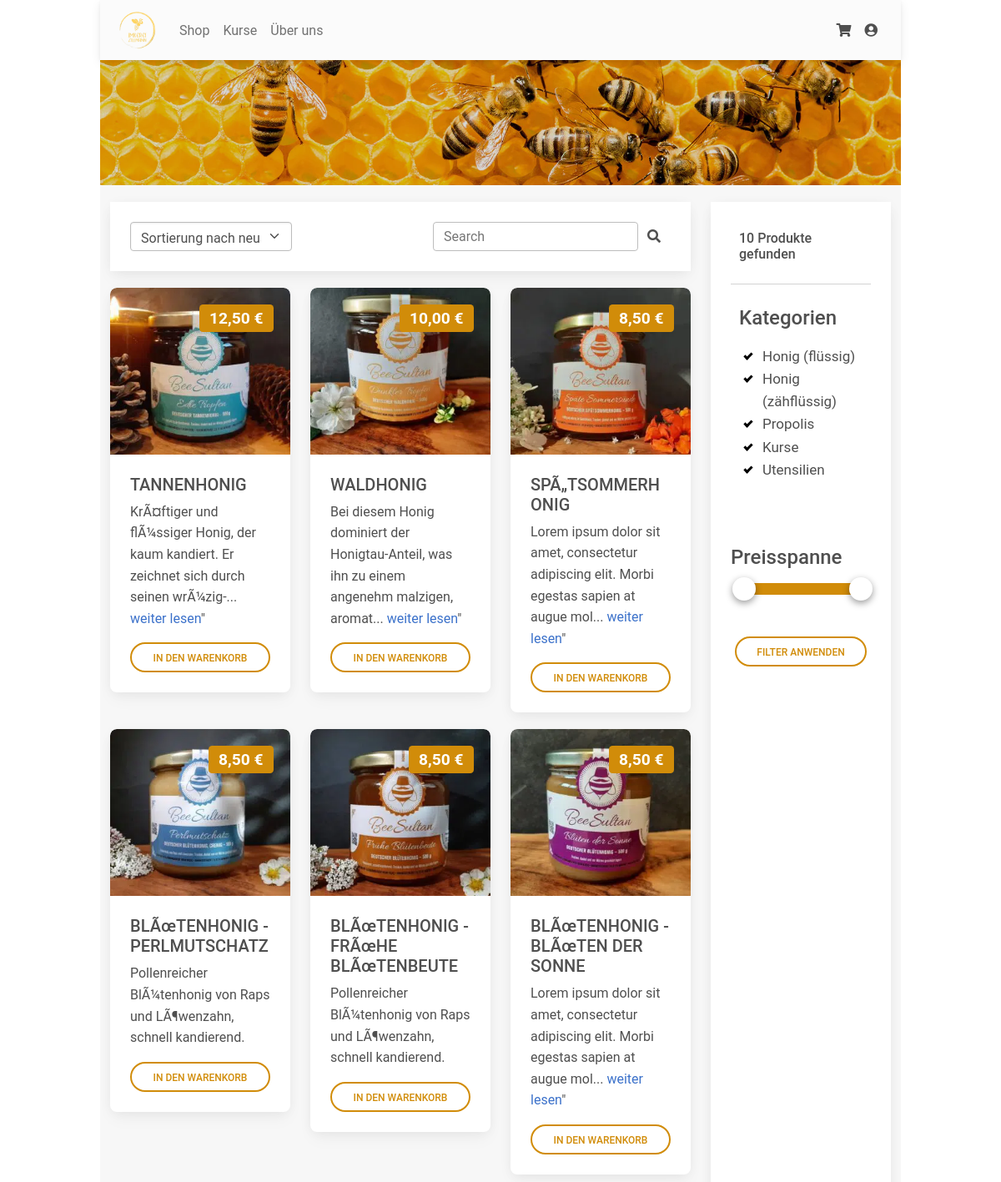
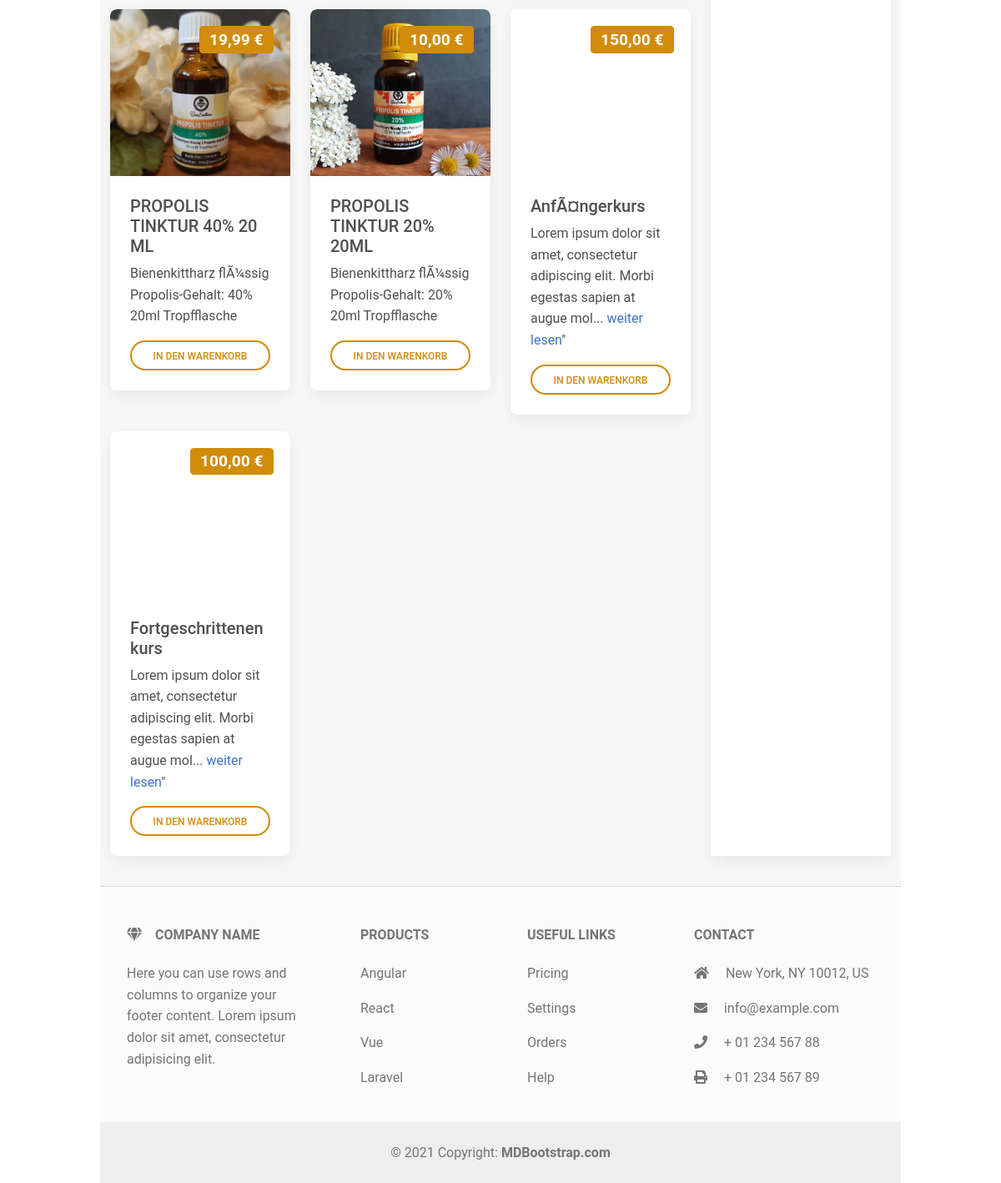
Page /shop on the committed database (2 pictures, top to bottom).
### tables this page shows
CREATE TABLE product (
          product_id INTEGER PRIMARY KEY,
          name VARCHAR(255),
          description VARCHAR(255),
          product_category_id INTEGER,
          quantity_g INTEGER,
          price REAL,
          amount_in_stock INTEGER,
          creation_timestamp TIMESTAMP NOT NULL DEFAULT CURRENT_TIMESTAMP,
          FOREIGN KEY(product_category_id) REFERENCES product_category(product_category_id)
        );

CREATE TABLE product_category (
          product_category_id INTEGER PRIMARY KEY,
          description VARCHAR(255)
        );

### app.py (the view)
@app.route('/shop')
def shop():
    order = request.args.get('orderBy', default="newest", type=str)  # newest, oldest, price_asc, price_desc
    search = request.args.get('search', default="", type=str)
    selected_categories = request.args.get('categories', default="", type=str)
    price = request.args.get('price', default="", type=str)
    highest_price = get_highest_product_price()
    min_value = 0
    max_value = highest_price
    if price != "":
        prices = price.split("+")
        min_value = int(prices[0])
        max_value = int(prices[1])
    silder_price_data = {
        "highest_price": highest_price,
        "min_value": min_value,
        "max_value": max_value,
        "min_value_percent": round(min_value / highest_price * 100),
        "max_value_percent": round(max_value / highest_price * 100)
    }
    products = get_products_filtered(order, min_value, max_value, selected_categories, search)
    categories = get_all_product_categories()
    return render_template("shop.html", products=products, categories=categories, orderBy=order,
                           search=search, selected_categories=selected_categories, silder_price_data=silder_price_data)

### database/_product.py (called while the page is built)
def get_highest_product_price():
    cur.execute("""
        SELECT MAX(price)
        From product;
    """)
    import math
    try:
        return math.ceil([row for row in cur][0][0])
    except:
        return 100

### database/_product_category.py (called while the page is built)
def get_all_product_categories() -> list:
    cur.execute("SELECT * FROM product_category")
    product_category_list = []
    for row in cur:
        product_category_list.append(dict(zip([c[0] for c in cur.description], row)))
    return product_category_list

### templates/shop.html (shortened to what this page needs)
{% extends "layout.html" %}
{% block body %}
<div style="margin: 0px">
    <div class="container">
        <div class="row">
            <div class="col-md">
                <div class="card" style="margin-bottom: 20px; margin-top: 20px; border-radius: 0">
                    <div class="card-body">
                        <div class="d-flex justify-content-between">
                            <select class="form-select" id="selectOrderBy" onchange="onOrderChange()" style="width: 30%; height: 35px">
                                <option value="newest" selected>Sortierung nach neuste</option>
                            </select>
                            <form class="d-flex input-group w-auto">
                                <input
                                    id="textbox_search"
                                    type="search"
                                    class="form-control rounded"
                                    placeholder="Search"
                                    aria-label="Search"
                                    aria-describedby="search-addon"
                                    />
                                <span class="input-group-text border-0" id="search-addon">
                                <i class="fas fa-search"
                                   onclick="onSearch()">
                                </i>
                                </span>
                            </form>
                        </div>
                    </div>
                </div>
                <div class="row">
                    {% for p in products %}
                    <div class="col-xl-4 col-md-6">
                        <div class="card" style="margin-bottom: 20px; min-height: 430px">
                            <div class="bg-image hover-overlay ripple" data-mdb-ripple-color="light">
                                <div class='p-5 text-center bg-image' style="background-image: url('./static/img/{{ p["product_id"] }}.webp'); height: 200px"/>
                                <div style='position:absolute; top: 0; right: 0; margin: 20px'>
                                    <span id="price_badge_{{ p['product_id'] }}" class='badge' style='background-color: #d18c09; float: right; font-size:larger'></span>
                                </div>
                            </div>
                        </div>
                        <div class="card-body">
                            <h5 class="card-title">{{ p["name"] }}</h5>
                            <p class="card-text">
                                {% if p["description"]|length > 90 %}
                                {{ p["description"][:90] }}... <a href="">weiter lesen</a>"
                                {% else %}
                                {{ p["description"] }}
                                {% endif %}
                            </p>
                            <a class='btn btn-outline-primary btn-rounded '
                               onclick="addProductToCart({{ p['product_id'] }}, 1)"
                               style='display: block; border-color: #d18c09; color: #d18c09'>
                                In den Warenkorb
                            </a>
                        </div>
                    </div>
                </div>
                {% endfor %}
        <div class="col-lg-3">
            <div style="height: 100%; padding-bottom: 20px; padding-top: 20px">
                <div class="card" style="height: 100%; border-radius: 0">
                    <div class="card-body">
                        <h6 style="padding: 10px">{{ products|length }} Produkte gefunden</h6>
                        <hr/>
                        <h4 style="padding: 10px">Kategorien</h4>
                        <div style="padding-left: 10px; padding-right: 10px">
                            {% for cat in categories %}
                                <label class="checkbox-container">
                                    {{ cat["description"] }}
                                    <span class="checkmark"></span>
                                </label>
                            {% endfor %}
                        </div>
                        <br/>
                        <br/>
                        {% include 'multislider.html' %}
                        <div style="padding-left: 5px; padding-right: 5px">
                            <a class='btn btn-outline-primary btn-rounded '
                               onclick="applyFilters()"
                               style='display: block; border-color: #d18c09; color: #d18c09; margin-top: 50px'>
                                Filter anwenden
                            </a>
                        </div>
                    </div>
                </div>
            </div>
        </div>
{% endblock %}

### static/mdb5-free-standard/css/checkbox.css (style rules this page uses)
.checkbox-container { display: block; position: relative; padding-left: 28px; cursor: pointer; font-size: 17px; -webkit-user-select: none; -moz-user-select: none; -ms-user-select: none; user-select: none; }
.checkmark { position: absolute; top: 2px; left: 0; height: 20px; width: 20px; }
.checkmark:after { content: ""; position: absolute; display: none; }
.checkbox-container input:checked ~ .checkmark:after { display: block; }
.checkbox-container .checkmark:after { left: 8px; top: 5px; width: 6px; height: 10px; border: solid black; border-width: 0 3px 3px 0; -webkit-transform: rotate(45deg); -ms-transform: rotate(45deg); transform: rotate(45deg); }

### rows in the picture
product: shows a picture, name "TANNENHONIG", description "KrÃ¤ftiger und flÃ¼ssiger Honig, der kaum kandiert. Er zeichnet sich durch seinen wrÃ¼zig-"
product: shows a picture, name "WALDHONIG", description "Bei diesem Honig dominiert der Honigtau-Anteil, was ihn zu einem angenehm malzigen, aromat"
product: shows a picture, name "SPÃ„TSOMMERHONIG", description "Lorem ipsum dolor sit amet, consectetur adipiscing elit. Morbi egestas sapien at augue mol"
product: shows a picture, name "BLÃœTENHONIG - PERLMUTSCHATZ", description "Pollenreicher BlÃ¼tenhonig von Raps und LÃ¶wenzahn, schnell kandierend."
product: shows a picture, name "BLÃœTENHONIG - FRÃœHE BLÃœTENBEUTE", description "Pollenreicher BlÃ¼tenhonig von Raps und LÃ¶wenzahn, schnell kandierend."
product: shows a picture, name "BLÃœTENHONIG - BLÃœTEN DER SONNE", description "Lorem ipsum dolor sit amet, consectetur adipiscing elit. Morbi egestas sapien at augue mol"
product: shows a picture, name "PROPOLIS TINKTUR 40% 20 ML", description "Bienenkittharz flÃ¼ssig Propolis-Gehalt: 40% 20ml Tropfflasche"
product: shows a picture, name "PROPOLIS TINKTUR 20% 20ML", description "Bienenkittharz flÃ¼ssig Propolis-Gehalt: 20% 20ml Tropfflasche"
product: name "AnfÃ¤ngerkurs", description "Lorem ipsum dolor sit amet, consectetur adipiscing elit. Morbi egestas sapien at augue mol"
product: name "Fortgeschrittenenkurs", description "Lorem ipsum dolor sit amet, consectetur adipiscing elit. Morbi egestas sapien at augue mol"
product_category: description "Honig (flüssig)"
product_category: description "Honig (zähflüssig)"
product_category: description "Propolis"
product_category: description "Kurse"
product_category: description "Utensilien"

### other values in the picture
{{ products|length }} "10"
